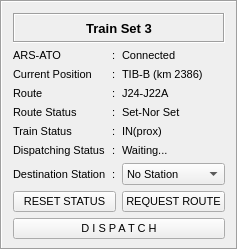
           <widget class="QFrame" name="gridFrame_6">
            <property name="sizePolicy">
             <sizepolicy hsizetype="Expanding" vsizetype="Preferred">
              <horstretch>0</horstretch>
              <verstretch>0</verstretch>
             </sizepolicy>
            </property>
            <property name="maximumSize">
             <size>
              <width>16777215</width>
              <height>280</height>
             </size>
            </property>
            <property name="font">
             <font>
              <pointsize>8</pointsize>
             </font>
            </property>
            <property name="styleSheet">
             <string notr="true">border-color: rgb(0, 0, 0);
</string>
            </property>
            <property name="frameShape">
             <enum>QFrame::Box</enum>
            </property>
            <property name="frameShadow">
             <enum>QFrame::Sunken</enum>
            </property>
            <layout class="QGridLayout" name="gridLayout_7">
             <property name="bottomMargin">
              <number>9</number>
             </property>
             <item row="4" column="1">
              <widget class="QLabel" name="label_19">
               <property name="font">
                <font>
                 <pointsize>8</pointsize>
                </font>
               </property>
               <property name="text">
                <string>:</string>
               </property>
              </widget>
             </item>
             <item row="0" column="0" colspan="3">
              <widget class="QLabel" name="title_5">
               <property name="enabled">
                <bool>true</bool>
               </property>
               <property name="minimumSize">
                <size>
                 <width>0</width>
                 <height>30</height>
                </size>
               </property>
               <property name="maximumSize">
                <size>
                 <width>16777215</width>
                 <height>16777215</height>
                </size>
               </property>
               <property name="font">
                <font>
                 <pointsize>10</pointsize>
                 <weight>75</weight>
                 <bold>true</bold>
                </font>
               </property>
               <property name="layoutDirection">
                <enum>Qt::LeftToRight</enum>
               </property>
               <property name="autoFillBackground">
                <bool>false</bool>
               </property>
               <property name="frameShape">
                <enum>QFrame::Box</enum>
               </property>
               <property name="frameShadow">
                <enum>QFrame::Sunken</enum>
               </property>
               <property name="text">
                <string>Train Set 3</string>
               </property>
               <property name="alignment">
                <set>Qt::AlignCenter</set>
               </property>
               <property name="openExternalLinks">
                <bool>false</bool>
               </property>
              </widget>
             </item>
             <item row="8" column="0">
              <widget class="QLabel" name="dtnStation_5">
               <property name="font">
                <font>
                 <pointsize>8</pointsize>
                </font>
               </property>
               <property name="text">
                <string>Destination Station</string>
               </property>
              </widget>
             </item>
             <item row="5" column="1">
              <widget class="QLabel" name="label_20">
               <property name="font">
                <font>
                 <pointsize>8</pointsize>
                </font>
               </property>
               <property name="text">
                <string>:</string>
               </property>
              </widget>
             </item>
             <item row="3" column="0">
              <widget class="QLabel" name="CrtPtn_5">
               <property name="font">
                <font>
                 <pointsize>8</pointsize>
                </font>
               </property>
               <property name="text">
                <string>Current Position</string>
               </property>
              </widget>
             </item>
             <item row="8" column="2">
              <widget class="QComboBox" name="dtnStationVal_5">
               <property name="font">
                <font>
                 <pointsize>8</pointsize>
                </font>
               </property>
               <item>
                <property name="text">
                 <string>No Station</string>
                </property>
               </item>
               <item>
                <property name="text">
                 <string>T1-B</string>
                </property>
               </item>
               <item>
                <property name="text">
                 <string>T2-B</string>
                </property>
               </item>
              </widget>
             </item>
             <item row="3" column="2">
              <widget class="QLabel" name="CrtPtnVal_5">
               <property name="font">
                <font>
                 <pointsize>8</pointsize>
                </font>
               </property>
               <property name="text">
                <string>TIB-B (km 2386)</string>
               </property>
              </widget>
             </item>
             <item row="5" column="0">
              <widget class="QLabel" name="routeSts_5">
               <property name="font">
                <font>
                 <pointsize>8</pointsize>
                </font>
               </property>
               <property name="text">
                <string>Route Status</string>
               </property>
              </widget>
             </item>
             <item row="7" column="0">
              <widget class="QLabel" name="dtgSts_5">
               <property name="font">
                <font>
                 <pointsize>8</pointsize>
                </font>
               </property>
               <property name="text">
                <string>Dispatching Status</string>
               </property>
              </widget>
             </item>
             <item row="4" column="0">
              <widget class="QLabel" name="route_5">
               <property name="font">
                <font>
                 <pointsize>8</pointsize>
                </font>
               </property>
               <property name="text">
                <string>Route</string>
               </property>
              </widget>
             </item>
             <item row="2" column="2">
              <widget class="QLabel" name="arsAtoVal_5">
               <property name="maximumSize">
                <size>
                 <width>120</width>
                 <height>16777215</height>
                </size>
               </property>
               <property name="font">
                <font>
                 <pointsize>8</pointsize>
                </font>
               </property>
               <property name="text">
                <string>Connected</string>
               </property>
              </widget>
             </item>
             <item row="4" column="2">
              <widget class="QLabel" name="routeVal_5">
               <property name="font">
                <font>
                 <pointsize>8</pointsize>
                </font>
               </property>
               <property name="text">
                <string>J24-J22A</string>
               </property>
              </widget>
             </item>
             <item row="6" column="1">
              <widget class="QLabel" name="label_21">
               <property name="font">
                <font>
                 <pointsize>8</pointsize>
                </font>
               </property>
               <property name="text">
                <string>:</string>
               </property>
              </widget>
             </item>
             <item row="2" column="1">
              <widget class="QLabel" name="label_22">
               <property name="maximumSize">
                <size>
                 <width>10</width>
                 <height>16777215</height>
                </size>
               </property>
               <property name="font">
                <font>
                 <pointsize>8</pointsize>
                </font>
               </property>
               <property name="text">
                <string>:</string>
               </property>
              </widget>
             </item>
             <item row="3" column="1">
              <widget class="QLabel" name="label_23">
               <property name="font">
                <font>
                 <pointsize>8</pointsize>
                </font>
               </property>
               <property name="text">
                <string>:</string>
               </property>
              </widget>
             </item>
             <item row="5" column="2">
              <widget class="QLabel" name="routeStsVal_5">
               <property name="font">
                <font>
                 <pointsize>8</pointsize>
                </font>
               </property>
               <property name="text">
                <string>Set-Nor Set</string>
               </property>
              </widget>
             </item>
             <item row="8" column="1">
              <widget class="QLabel" name="label_24">
               <property name="font">
                <font>
                 <pointsize>8</pointsize>
                </font>
               </property>
               <property name="text">
                <string>:</string>
               </property>
              </widget>
             </item>
             <item row="6" column="2">
              <widget class="QLabel" name="trainStsVal_5">
               <property name="font">
                <font>
                 <pointsize>8</pointsize>
                </font>
               </property>
               <property name="text">
                <string>IN(prox)</string>
               </property>
              </widget>
             </item>
             <item row="7" column="1">
              <widget class="QLabel" name="label_25">
               <property name="font">
                <font>
                 <pointsize>8</pointsize>
                </font>
               </property>
               <property name="text">
                <string>:</string>
               </property>
              </widget>
             </item>
             <item row="2" column="0">
              <widget class="QLabel" name="arsAto_5">
               <property name="maximumSize">
                <size>
                 <width>120</width>
                 <height>16777215</height>
                </size>
               </property>
               <property name="font">
                <font>
                 <pointsize>8</pointsize>
                </font>
               </property>
               <property name="text">
                <string>ARS-ATO</string>
               </property>
              </widget>
             </item>
             <item row="7" column="2">
              <widget class="QLabel" name="dtgStsVal_5">
               <property name="font">
                <font>
                 <pointsize>8</pointsize>
                </font>
               </property>
               <property name="text">
                <string>Waiting...</string>
               </property>
              </widget>
             </item>
             <item row="6" column="0">
              <widget class="QLabel" name="trainSts_5">
               <property name="font">
                <font>
                 <pointsize>8</pointsize>
                </font>
               </property>
               <property name="text">
                <string>Train Status</string>
               </property>
              </widget>
             </item>
             <item row="10" column="0" colspan="3">
              <widget class="QPushButton" name="dispatchBtn_5">
               <property name="font">
                <font>
                 <pointsize>8</pointsize>
                 <weight>50</weight>
                 <bold>false</bold>
                </font>
               </property>
               <property name="text">
                <string>D I S P A T C H</string>
               </property>
              </widget>
             </item>
             <item row="9" column="2">
              <widget class="QPushButton" name="requestRouteBtn_5">
               <property name="font">
                <font>
                 <pointsize>8</pointsize>
                </font>
               </property>
               <property name="text">
                <string>REQUEST ROUTE</string>
               </property>
              </widget>
             </item>
             <item row="9" column="0" colspan="2">
              <widget class="QPushButton" name="resetStsBtn_5">
               <property name="font">
                <font>
                 <pointsize>8</pointsize>
                </font>
               </property>
               <property name="text">
                <string>RESET STATUS</string>
               </property>
              </widget>
             </item>
            </layout>
           </widget>
